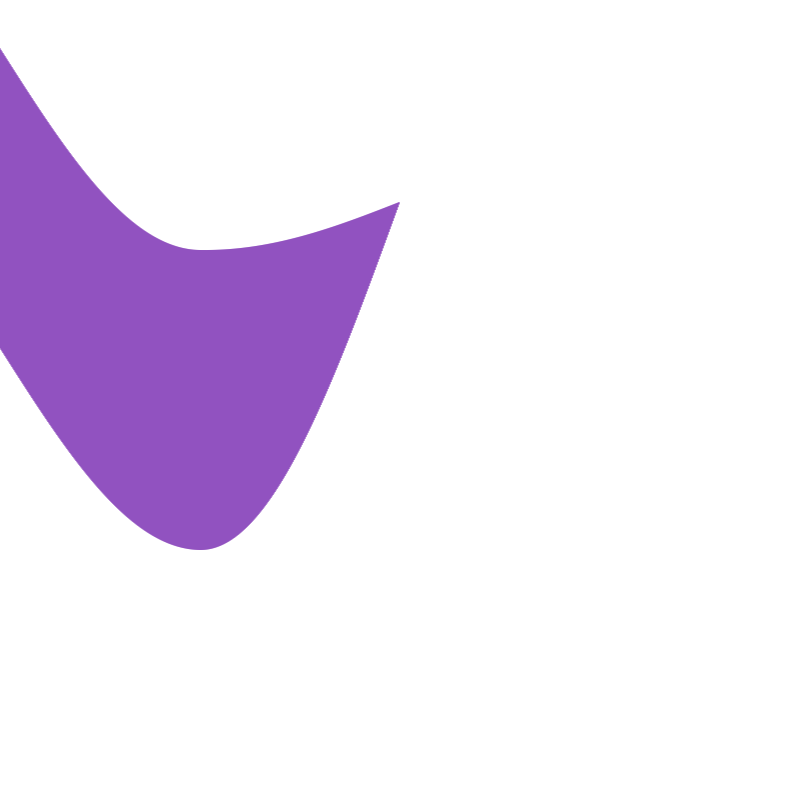
Frame 1 (no input)
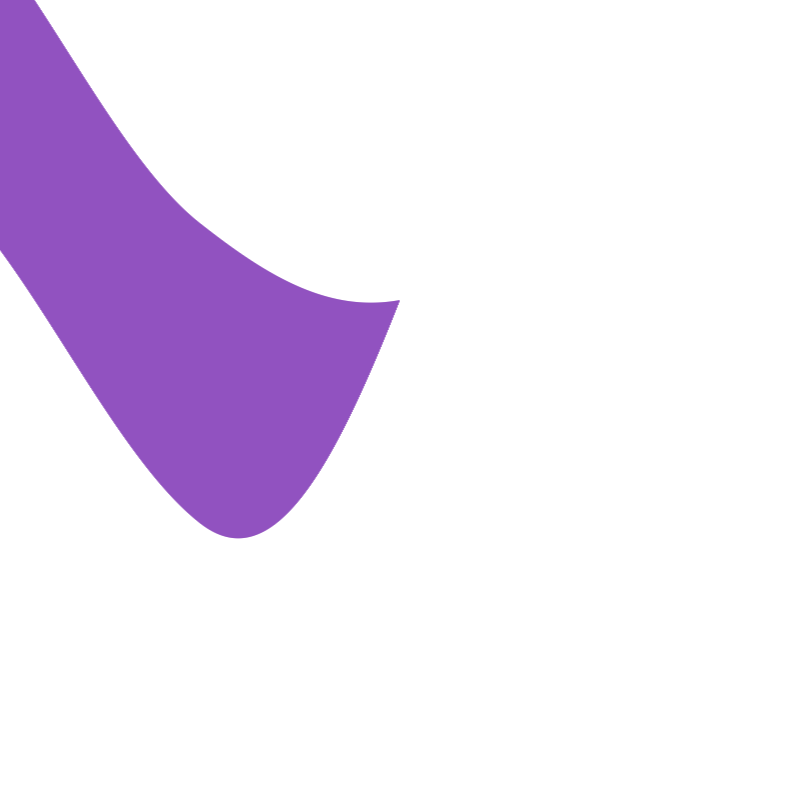
Frame 60 (the mouse pressed at the canvas centre just before this capture)
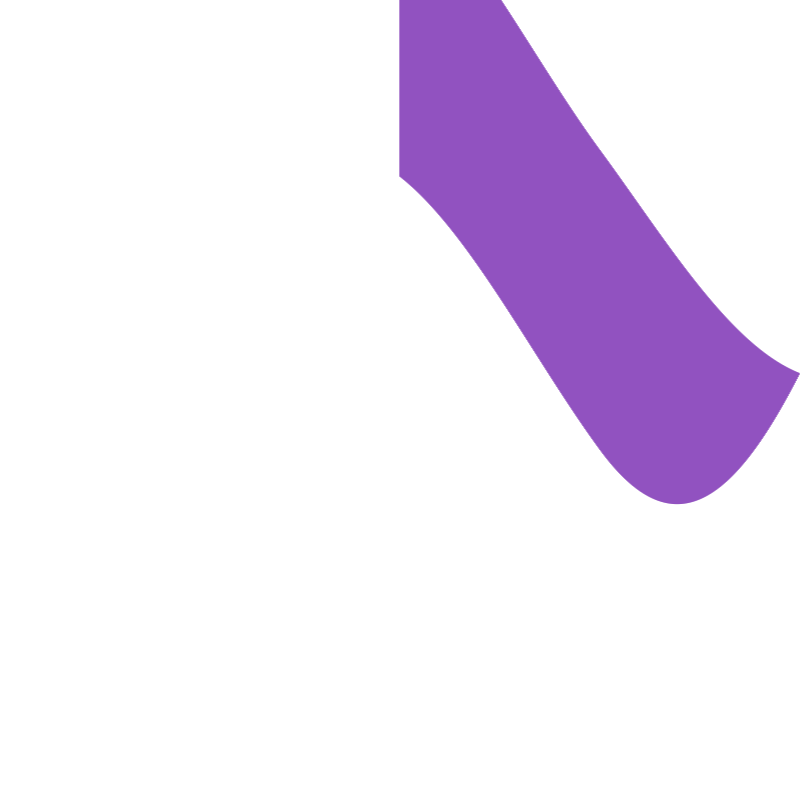
Frame 120 (the mouse held since frame 60 and released just before this capture)

The Processing sketch that drew these frames (run headless with seeded random() and noise(); from frame 60 on, the mouse is pressed at the canvas centre):

// Processing sketch: Moving_Curve2
// ── Moving_Curve2.pde

float startAngle = 0;
float angleVel = 0.1;

float tailHeight =300;

int startX, endX;
int tailLength;



void setup() {
  size(800, 800);
  smooth();

  rectMode(CENTER);
  tailLength = width/2;
}

void draw() {

  background(255);
  noStroke();
  //  strokeWeight(1);

  startAngle += 0.5;  //controls speed of wave
  float angle = startAngle; //this will make it stop moving with a static number

  angle = 0;
  startX = mouseX;
  endX = startX + tailLength;

  for (int x = startX; x <= endX; x ++) {  //NoC example NOC_3_09

    // a is the angle of sine wave to calculate thickness of the half of tail
    float a = map(x, startX+tailLength/2, startX+tailLength, 90, 0);

    // thickness of tail (each pixel)
    float y = map(sin(radians((startAngle+a)%360)), -1, 1, 0, height/2);

    float h = tailHeight * ((x > startX+tailLength/2) ? sin(radians(a)) : 1);


    fill(109, 24, 170);

    rect(x, y, 1, h);
    angle++;

    if (angle>360)
      angle = 0;
  }
}
